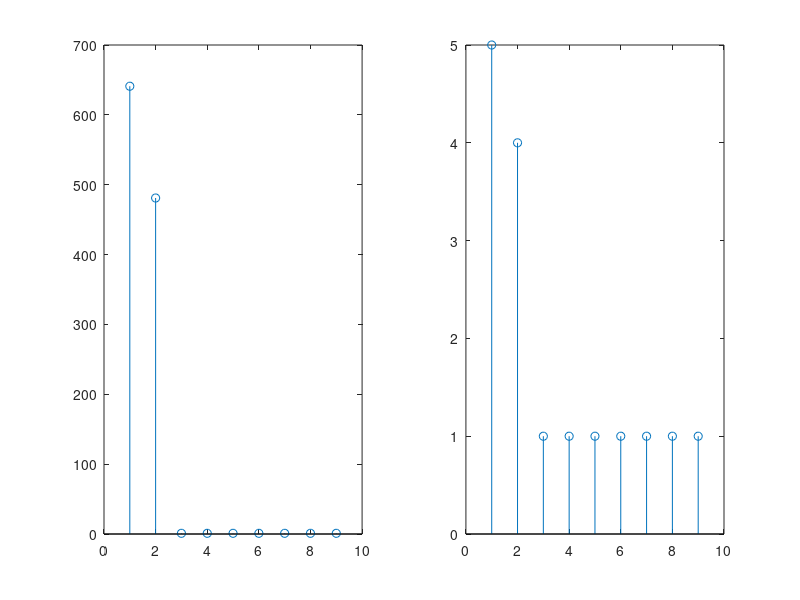

Write the MATLAB code that produced this figure. (Note: this script raises an error after producing the figure.)
%% PART 3 of 4
fprintf('======= TRAINING =========\n');


clear all;
load sequence_solarWind_train.mat;
sequenceLength = length(sequence);
symbolCounts = ones(9,9,9,9);
for ii = 4:sequenceLength
    currentSymbol = sequence(ii);
    thirdSymbol = sequence(ii-1);
    secondSymbol = sequence(ii-2);
    firstSymbol = sequence(ii-3);
    symbolCounts(firstSymbol,secondSymbol,thirdSymbol,currentSymbol) = ...
        symbolCounts(firstSymbol,secondSymbol,thirdSymbol,currentSymbol) + 160;
end
probMatrix = symbolCounts;

%For making demo plot
sampleCounts = ones(9,9,9,9);
for ii = 4:sequenceLength
    currentSymbol = sequence(ii);
    thirdSymbol = sequence(ii-1);
    secondSymbol = sequence(ii-2);
    firstSymbol = sequence(ii-3);
    sampleCounts(firstSymbol,secondSymbol,thirdSymbol,currentSymbol) = ...
        sampleCounts(firstSymbol,secondSymbol,thirdSymbol,currentSymbol) + 1;
end
subplot(1, 2, 1);
stemVector = reshape(symbolCounts(1, 1, 1, :), [9 1]);
stem(stemVector);

subplot(1, 2, 2);
stemVector = reshape(sampleCounts(1, 1, 1, :), [9 1]);
stem(stemVector);
%End demo plot stuff


for i = 1:9
    for ii = 1:9
        for iii = 1:9
            probMatrix(i,ii,iii,:) = probMatrix(i,ii,iii,:)/sum(probMatrix(i,ii,iii,:));
        end
    end
end

load sequence_solarWind_train.mat;
symbolCounts = ones(1,9); 
for ii = 1:sequenceLength
    thisSymbol = sequence(ii);
    symbolCounts(thisSymbol) = symbolCounts(thisSymbol) + 1;
end
probs = symbolCounts/sum(symbolCounts);

sequenceLength = initializeSymbolMachine('sequence_solarWind_train.mat',0);
%probs = [1/9 1/9 1/9 1/9 1/9 1/9 1/9 1/9 1/9];
[first,penalty] = symbolMachine(probs);
[second,penalty] = symbolMachine(probs);
[symbol,penalty] = symbolMachine(probs);
for ii = 4:sequenceLength
    [symbol,penalty] = symbolMachine(probMatrix(first,second,symbol,:));
    first=second;
    second=symbol;
end
reportSymbolMachine;


%% PART 4 of 4
fprintf('======= TEST =========\n');

sequenceLength = initializeSymbolMachine('sequence_solarWind_test.mat',0);

%probs = [1/9 1/9 1/9 1/9 1/9 1/9 1/9 1/9 1/9];
[first,penalty] = symbolMachine(probs);
[second,penalty] = symbolMachine(probs);
[symbol,penalty] = symbolMachine(probs);
for ii = 4:sequenceLength
    
    [symbol,penalty] = symbolMachine(probMatrix(first,second,symbol,:));
    first=second;
    second=symbol; 
    
end
reportSymbolMachine;


%% PART 3 of 4
fprintf('======= TRAINING =========\n');


clear all;
load sequence_Dickens_train.mat;
sequenceLength = length(sequence);
symbolCounts = ones(9,9,9,9);
for ii = 4:sequenceLength
    currentSymbol = sequence(ii);
    thirdSymbol = sequence(ii-1);
    secondSymbol = sequence(ii-2);
    firstSymbol = sequence(ii-3);
    symbolCounts(firstSymbol,secondSymbol,thirdSymbol,currentSymbol) = ...
        symbolCounts(firstSymbol,secondSymbol,thirdSymbol,currentSymbol) + 150;
end
probMatrix = symbolCounts;
for i = 1:9
    for ii = 1:9
        for iii = 1:9
            probMatrix(i,ii,iii,:) = probMatrix(i,ii,iii,:)/sum(probMatrix(i,ii,iii,:));
        end
    end
end

load sequence_Dickens_train.mat;
symbolCounts = ones(1,9); 
for ii = 1:sequenceLength
    thisSymbol = sequence(ii);
    symbolCounts(thisSymbol) = symbolCounts(thisSymbol) + 1;
end
probs = symbolCounts/sum(symbolCounts);

sequenceLength = initializeSymbolMachine('sequence_Dickens_train.mat',0);
%probs = [1/9 1/9 1/9 1/9 1/9 1/9 1/9 1/9 1/9];
[first,penalty] = symbolMachine(probs);
[second,penalty] = symbolMachine(probs);
[symbol,penalty] = symbolMachine(probs);
for ii= 4:sequenceLength
    [symbol,penalty] = symbolMachine(probMatrix(first,second,symbol,:));
    first=second;
    second=symbol;
end
reportSymbolMachine;


%% PART 4 of 4
fprintf('======= TEST =========\n');

sequenceLength = initializeSymbolMachine('sequence_Dickens_test.mat',0);

%probs = [1/9 1/9 1/9 1/9 1/9 1/9 1/9 1/9 1/9];
[first,penalty] = symbolMachine(probs);
[second,penalty] = symbolMachine(probs);
[symbol,penalty] = symbolMachine(probs);
for ii = 4:sequenceLength
    
    [symbol,penalty] = symbolMachine(probMatrix(first,second,symbol,:));
    first=second;
    second=symbol; 
    
end
reportSymbolMachine;